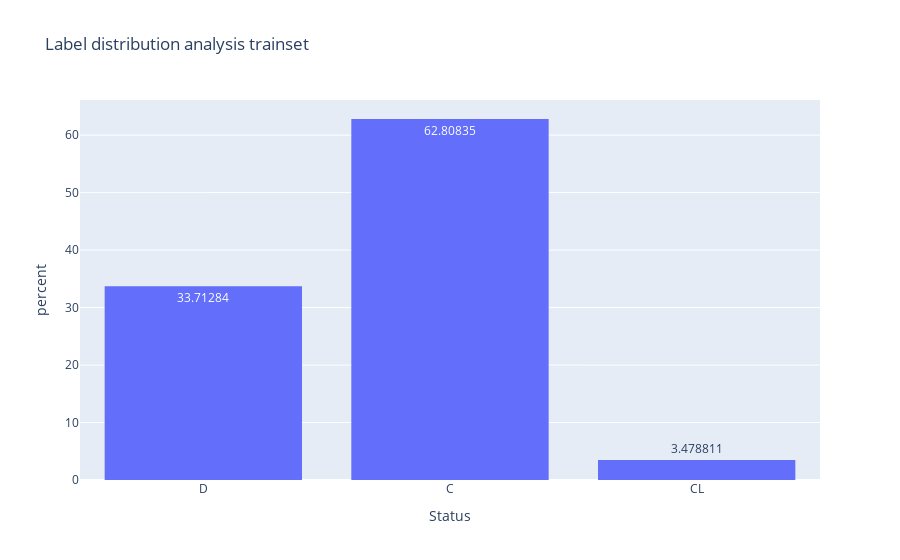

Write notebook code for a chart like this one.
### Code cell
# Display label distribution
fig = px.histogram(Y_train, x = 'Status',
                   title = 'Label distribution analysis trainset ',
                   histnorm = 'percent',
                   text_auto = True)
fig.show()

### Figure 1 — Plotly figure (JSON) as saved in the notebook; plotly's stock layout.template omitted (floating-point values rounded to 4 significant figures; data arrays with more than 128 entries replaced by an {"elided": "..."} marker saying what was removed)
{"data": [{"alignmentgroup": "True", "bingroup": "x", "histnorm": "percent", "hovertemplate": "Status=%{x}<br>percent=%{y}<extra></extra>", "legendgroup": "", "marker": {"color": "#636efa", "pattern": {"shape": ""}}, "name": "", "offsetgroup": "", "orientation": "v", "showlegend": false, "texttemplate": "%{value}", "type": "histogram", "x": {"elided": "6324 str values"}, "xaxis": "x", "yaxis": "y"}], "layout": {"barmode": "relative", "legend": {"tracegroupgap": 0}, "title": {"text": "Label distribution analysis trainset "}, "xaxis": {"anchor": "y", "domain": [0, 1], "title": {"text": "Status"}}, "yaxis": {"anchor": "x", "domain": [0, 1], "title": {"text": "percent"}}}}
